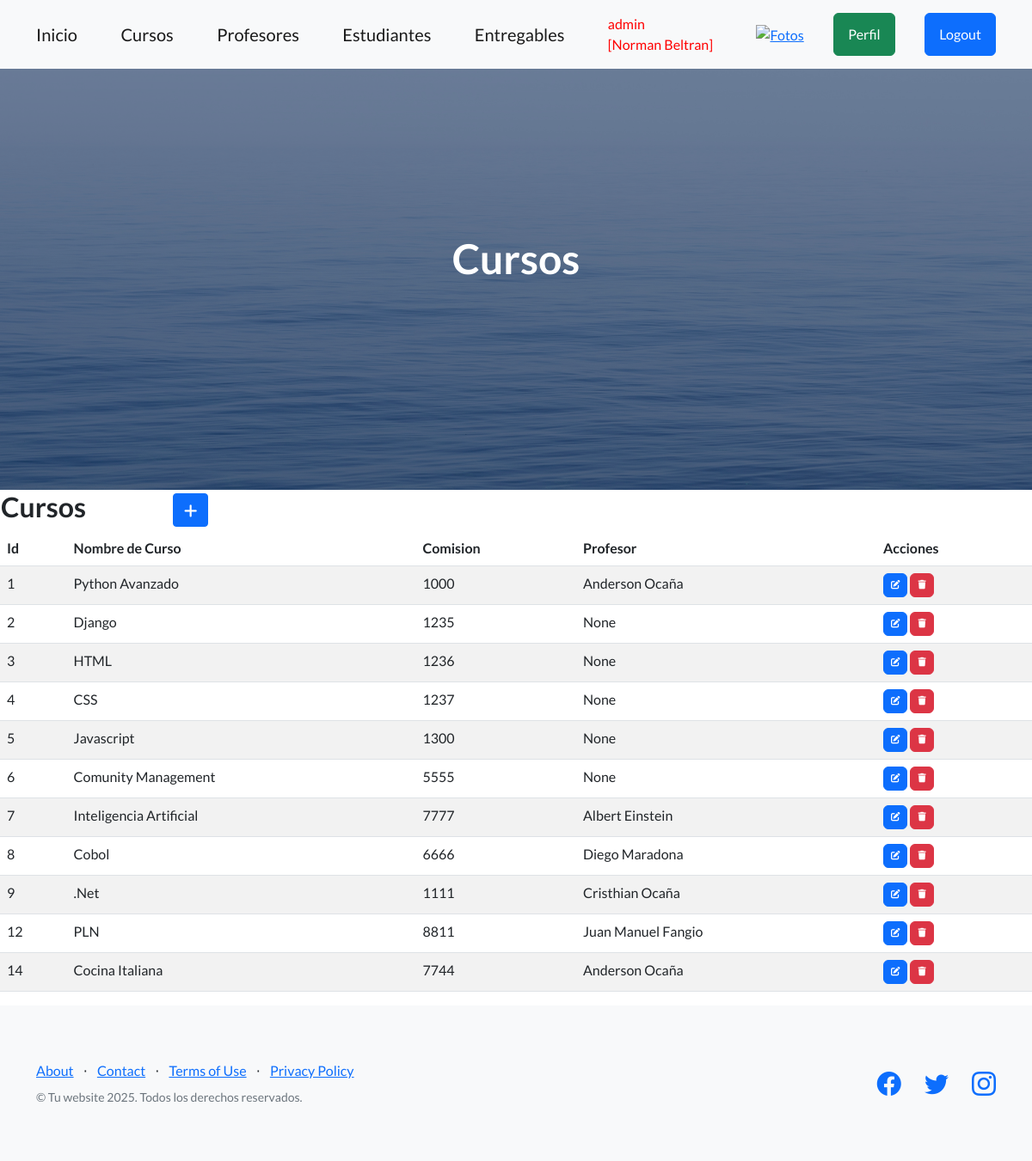
Before: /cursos/ (signed in) with the older database file.
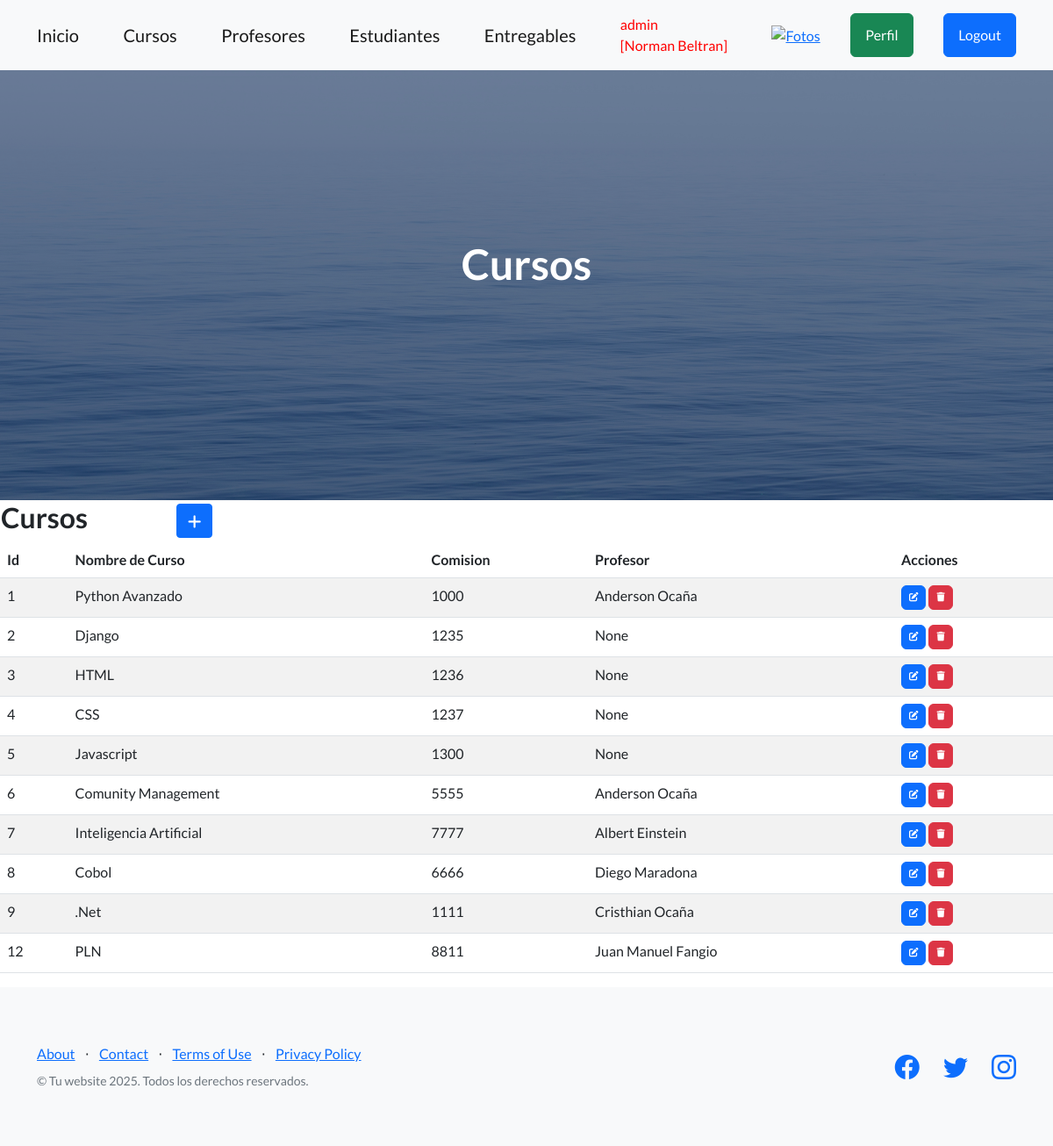
After: the same page with the newer database file.
### entidades/models.py (models this page shows, shortened)
class Curso(models.Model):
    nombre = models.CharField(max_length=50)
    comision = models.IntegerField()
    profesor = models.ForeignKey('Profesor', on_delete=models.CASCADE, null=True, blank=True)

class Profesor(models.Model):
    nombre = models.CharField(max_length=60)
    apellido = models.CharField(max_length=60)
    email = models.EmailField()
    profesion = models.CharField(max_length=50)
    class Meta:
        verbose_name = "Profesor"
        verbose_name_plural = "Profesores"
        ordering = ["apellido", "-nombre"]
    def __str__(self):
        return f"{self.nombre} {self.apellido}"

### entidades/views.py (the view)
# urls.py: path("cursos/", cursos, name="cursos"),
@login_required
def cursos(request):
    contexto = {"cursos": Curso.objects.all()}
    return render(request, "entidades/cursos.html", contexto)

### entidades/templates/entidades/cursos.html (shortened to what this page needs)
{% extends 'entidades/index.html' %}
{% block titulo %}
    <h1 class="mb-5">Cursos</h1>
{% endblock titulo %}
{% block contenido %}
<table>
    <tr>
        <td width="200"><h2>Cursos</h2></td>
        <td>
            <a
            href="{% url 'cursoForm' %}"
            class="btn btn-primary btn-sm"
            >
            </a>
        </td>
    </tr>
</table>
{% if not cursos %}
    <table>
        Sin datos para ese patron de busqueda.
    </table>
{% else %}
    <table class="table table-striped">
        <thead>
            <tr>
                <th>Id</th>
                <th>Nombre de Curso</th>
                <th>Comision</th>
                <th>Profesor</th>
                <th>Acciones</th>
            </tr>
        </thead>
        <tbody>
        {% for c in cursos  %}
            <tr>
                <td>{{ c.id }}</td>
                <td>{{ c.nombre }}</td>
                <td>{{ c.comision }}</td>
                <td>{{ c.profesor }}</td>
                <td>
                    <a
                    href='{% url 'cursoUpdate' c.id %}'
                    class="btn btn-primary"
                    style="--bs-btn-padding-y: .25rem; --bs-btn-padding-x: .5rem; --bs-btn-font-size: .75rem;"
                    >
                    </a>
                    <a
                    href='{% url 'cursoDelete' c.id %}'
                    class="btn btn-danger"
                    style="--bs-btn-padding-y: .25rem; --bs-btn-padding-x: .5rem; --bs-btn-font-size: .75rem;"
                    >
                    </a>
                </td>
            </tr>
        {% endfor %}
        </tbody>
    </table>
{% endif %}
{% endblock contenido %}

Changed rows visible on the page:
removed Curso: id "14", nombre "Cocina Italiana", comision "7744", profesor "Anderson Ocaña"
changed Curso "Comunity Management": profesor "None" → "Anderson Ocaña"
